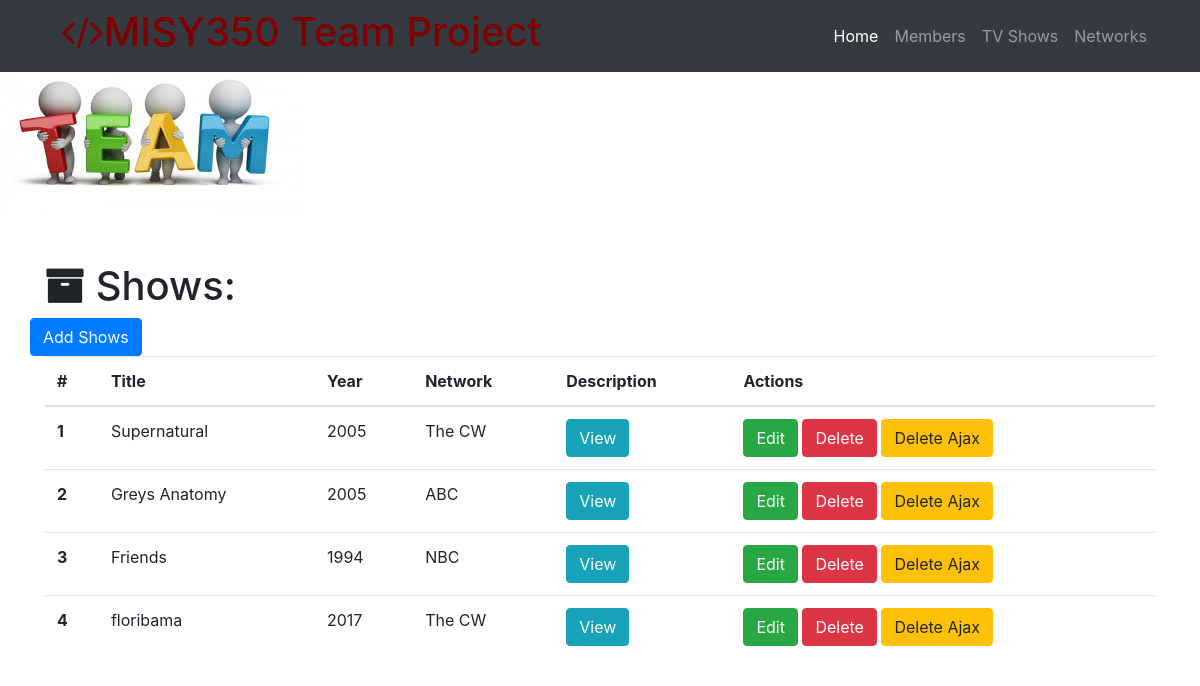
The app's page /shows, older data.
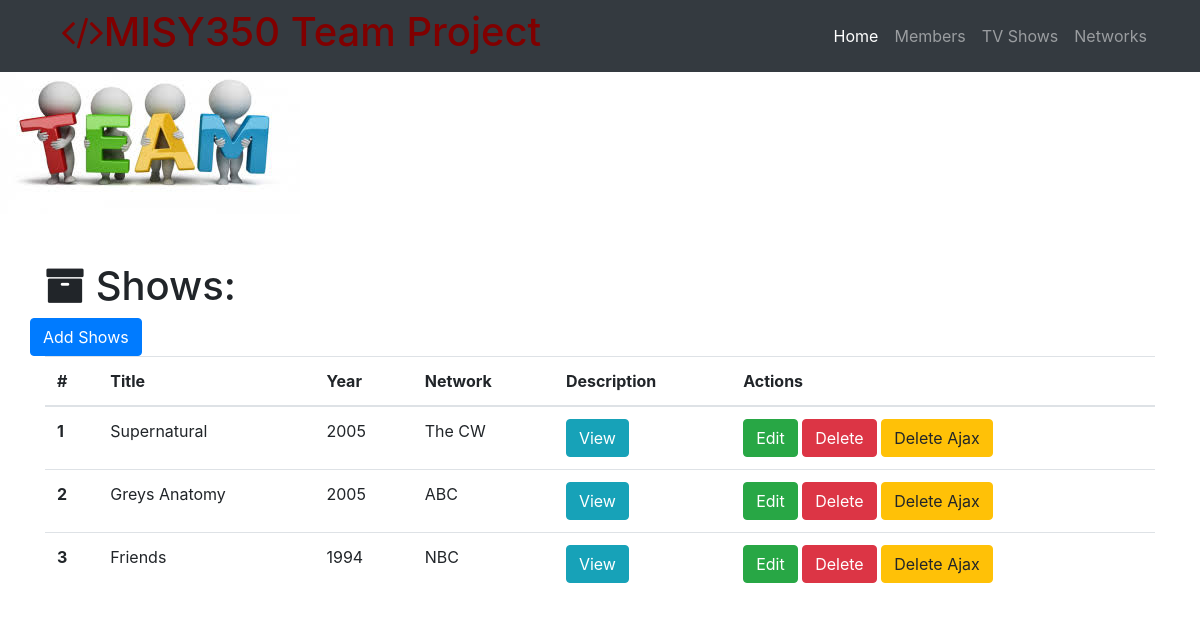
The same page, newer data.
### project.py (models this page shows)
class Show(db.Model):
    __tablename__ = 'shows'
    id = db.Column(db.Integer, primary_key=True)
    title = db.Column(db.String(256))
    year = db.Column(db.Integer)
    description = db.Column(db.Text)
    network_id = db.Column(db.Integer, db.ForeignKey('networks.id'))

class Network(db.Model):
    __tablename__ = 'networks'
    id = db.Column(db.Integer, primary_key=True)
    name = db.Column(db.String(64))
    description = db.Column(db.Text)
    shows = db.relationship('Show', backref='network', cascade='delete')

### project.py (the view)
@app.route('/shows')
def shows_page():
    shows = Show.query.all()
    return render_template('tvshow-all.html', shows=shows)

### templates/tvshow-all.html (shortened to what this page needs)
{% extends "home-page.html"%}
{% block page_content%}
  <div class="container">
    <h1 class="mt-5"><i class="fa fa-archive" aria-hidden="true"></i> Shows:</h1>
    <div class="row bottom-margin">
      <a href="/tvshow/add" class="btn btn-primary" role="button" aria-disabled="true">Add Shows</a>
    </div>
    {% if shows %}
      <table class="table">
        <thead>
          <tr>
            <th>#</th>
            <th>Title</th>
            <th>Year</th>
            <th>Network</th>
            <th>Description</th>
            <th>Actions</th>
          </tr>
        </thead>
        <tbody>
          {% for show in shows %}
          <tr>
              <th scope="row">{{show.id}}</th>
              <td>{{show.title}}</td>
              <td>{{show.year}}</td>
              <td>{{show.network.name}}</td>
              <td>
              <button type="button" class="btn btn-info" data-toggle="modal" data-target="#{{show.id}}">
                View
              </button>
            </td>
              <td>
              <a href="/tvshow/edit/{{show.id}}" class="btn btn-success" role="button">Edit</a>
              <a href="/tvshow/delete/{{show.id}}" class="btn btn-danger" role="button" aria-disabled="true">Delete</a>
              <button class="btn btn-warning delete_ajax_btn" role="button" data-show-id="{{show.id}}">Delete Ajax</button>
              </td>
          </tr>
          {% endfor%}
        </tbody>
      </table>
    {% else %}
      <h3>There are no tvshows in the database yet.</h3>
    {% endif %}
  </div>
{% endblock%}

### templates/home-page.html (shortened to what this page needs)
<!DOCTYPE html>
<html lang="en">
<head>
  {% block head %}
  <link rel="stylesheet" href="https://maxcdn.bootstrapcdn.com/bootstrap/4.0.0-beta.2/css/bootstrap.min.css">
  <link rel="stylesheet" href="https://maxcdn.bootstrapcdn.com/font-awesome/4.7.0/css/font-awesome.min.css">
 <link rel="stylesheet" href="https://cdnjs.cloudflare.com/ajax/libs/sweetalert/1.1.3/sweetalert.css">
 <link rel="stylesheet" href="https://cdnjs.cloudflare.com/ajax/libs/toastr.js/latest/css/toastr.min.css">
  {% endblock%}
</head>
<body>
  <nav class="navbar navbar-expand-lg navbar-dark bg-dark fixed-top">
    <div class="container">
       <h1 class="text-center"><i class="fa fa-code" aria-hidden="true"></i>MISY350 Team Project</h1>
      <div class="collapse navbar-collapse" id="navbarResponsive">
        <ul class="navbar-nav ml-auto">
          <li class="nav-item active">
            <a class="nav-link" href="/">Home
             </a>
          </li>
          <li class="nav-item">
            <a class="nav-link" href="/members">Members</a>
          </li>
          <li class="nav-item">
            <a class="nav-link" href="/shows">TV Shows</a>
          </li>
          <li class="nav-item">
            <a class="nav-link" href="/networks">Networks</a>
          </li>
        </ul>
      </div>
    </div>
  </nav>
  <h1 class="text-center">MISY350 Team Project</h1>
  <marquee><img src="static/img/team.jpg" class="text-center" alt="Team Project"></marquee>
  {% block page_content%}
  {% endblock%}
 </body>
 </html>

### templates/home-page.html (style rules this page uses)
h1.text-center { color: Maroon; }

Row changes from the older to the newer data that the page shows:
removed Show: id "4", title "floribama", year "2017", network.name "The CW"
